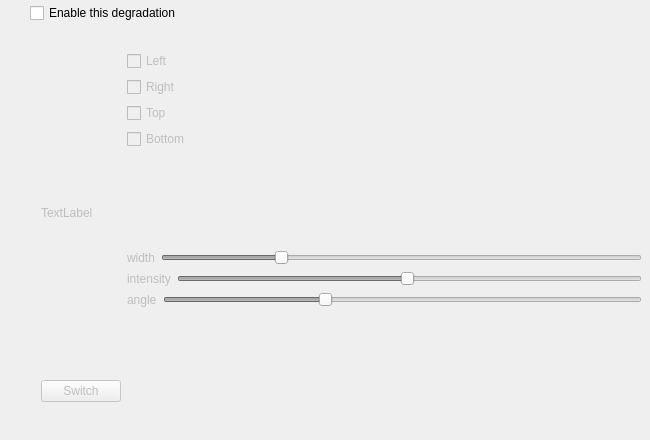
  <widget class="QWizardPage" name="ShadowBinding">
   <property name="subTitle">
    <string>DocCreator: Shadow Binding</string>
   </property>
   <widget class="QWidget" name="OptionShad" native="true">
    <property name="enabled">
     <bool>false</bool>
    </property>
    <property name="geometry">
     <rect>
      <x>40</x>
      <y>50</y>
      <width>601</width>
      <height>381</height>
     </rect>
    </property>
    <widget class="QWidget" name="layoutWidget_10">
     <property name="geometry">
      <rect>
       <x>1</x>
       <y>1</y>
       <width>601</width>
       <height>351</height>
      </rect>
     </property>
     <layout class="QHBoxLayout" name="horizontalLayout_36">
      <item>
       <layout class="QVBoxLayout" name="verticalLayout_14">
        <item>
         <widget class="QLabel" name="ShadPreviewLabel">
          <property name="text">
           <string>TextLabel</string>
          </property>
         </widget>
        </item>
        <item>
         <widget class="QPushButton" name="SwitchShad">
          <property name="enabled">
           <bool>false</bool>
          </property>
          <property name="toolTip">
           <string>Change preview image</string>
          </property>
          <property name="text">
           <string>Switch</string>
          </property>
         </widget>
        </item>
       </layout>
      </item>
      <item>
       <layout class="QVBoxLayout" name="verticalLayout">
        <item>
         <widget class="QCheckBox" name="LeftShad">
          <property name="text">
           <string>Left</string>
          </property>
         </widget>
        </item>
        <item>
         <widget class="QCheckBox" name="RightShad">
          <property name="text">
           <string>Right</string>
          </property>
         </widget>
        </item>
        <item>
         <widget class="QCheckBox" name="TopShad">
          <property name="text">
           <string>Top</string>
          </property>
         </widget>
        </item>
        <item>
         <widget class="QCheckBox" name="BottomShad">
          <property name="text">
           <string>Bottom</string>
          </property>
         </widget>
        </item>
        <item>
         <spacer name="verticalSpacer">
          <property name="orientation">
           <enum>Qt::Vertical</enum>
          </property>
          <property name="sizeHint" stdset="0">
           <size>
            <width>20</width>
            <height>40</height>
           </size>
          </property>
         </spacer>
        </item>
        <item>
         <layout class="QHBoxLayout" name="shadHL1">
          <item>
           <widget class="QLabel" name="shadLabel1">
            <property name="text">
             <string>width</string>
            </property>
           </widget>
          </item>
          <item>
           <widget class="QSlider" name="shad_width">
            <property name="minimum">
             <number>1</number>
            </property>
            <property name="maximum">
             <number>100</number>
            </property>
            <property name="sliderPosition">
             <number>25</number>
            </property>
            <property name="orientation">
             <enum>Qt::Horizontal</enum>
            </property>
           </widget>
          </item>
         </layout>
        </item>
        <item>
         <layout class="QHBoxLayout" name="shadHL2">
          <item>
           <widget class="QLabel" name="shadLabel2">
            <property name="text">
             <string>intensity</string>
            </property>
           </widget>
          </item>
          <item>
           <widget class="QSlider" name="shad_intensity">
            <property name="minimum">
             <number>1</number>
            </property>
            <property name="maximum">
             <number>100</number>
            </property>
            <property name="sliderPosition">
             <number>50</number>
            </property>
            <property name="orientation">
             <enum>Qt::Horizontal</enum>
            </property>
           </widget>
          </item>
         </layout>
        </item>
        <item>
         <layout class="QHBoxLayout" name="shadHL3">
          <item>
           <widget class="QLabel" name="shadLabel3">
            <property name="text">
             <string>angle</string>
            </property>
           </widget>
          </item>
          <item>
           <widget class="QSlider" name="shad_angle">
            <property name="minimum">
             <number>0</number>
            </property>
            <property name="maximum">
             <number>90</number>
            </property>
            <property name="sliderPosition">
             <number>30</number>
            </property>
            <property name="orientation">
             <enum>Qt::Horizontal</enum>
            </property>
           </widget>
          </item>
         </layout>
        </item>
        <item>
         <spacer name="verticalSpacer2">
          <property name="orientation">
           <enum>Qt::Vertical</enum>
          </property>
          <property name="sizeHint" stdset="0">
           <size>
            <width>20</width>
            <height>40</height>
           </size>
          </property>
         </spacer>
        </item>
       </layout>
      </item>
     </layout>
    </widget>
   </widget>
   <widget class="QCheckBox" name="CheckShad">
    <property name="geometry">
     <rect>
      <x>30</x>
      <y>0</y>
      <width>251</width>
      <height>26</height>
     </rect>
    </property>
    <property name="text">
     <string>Enable this degradation</string>
    </property>
   </widget>
   <zorder>CheckShad</zorder>
   <zorder>OptionShad</zorder>
  </widget>
